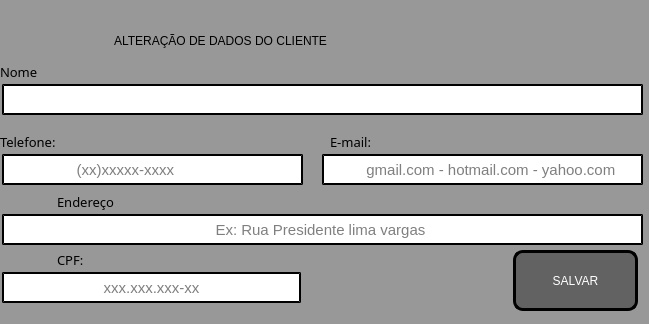
<?xml version="1.0" encoding="UTF-8"?>
<ui version="4.0">
 <class>MainWindow</class>
 <widget class="QMainWindow" name="MainWindow">
  <property name="geometry">
   <rect>
    <x>0</x>
    <y>0</y>
    <width>649</width>
    <height>324</height>
   </rect>
  </property>
  <property name="windowTitle">
   <string>MainWindow</string>
  </property>
  <property name="styleSheet">
   <string notr="true">background-color: rgb(152, 152, 152);</string>
  </property>
  <widget class="QWidget" name="centralwidget">
   <widget class="QLabel" name="label">
    <property name="geometry">
     <rect>
      <x>114</x>
      <y>10</y>
      <width>400</width>
      <height>61</height>
     </rect>
    </property>
    <property name="styleSheet">
     <string notr="true">font: 87 15pt &quot;Arial Black&quot;;
color: rgb(0, 0, 0);
background-color: rgb(152, 152, 152);

</string>
    </property>
    <property name="text">
     <string>ALTERAÇÃO DE DADOS DO CLIENTE</string>
    </property>
   </widget>
   <widget class="QLineEdit" name="lineEmail">
    <property name="geometry">
     <rect>
      <x>322</x>
      <y>154</y>
      <width>321</width>
      <height>31</height>
     </rect>
    </property>
    <property name="font">
     <font>
      <pointsize>11</pointsize>
      <weight>50</weight>
      <bold>false</bold>
     </font>
    </property>
    <property name="mouseTracking">
     <bool>false</bool>
    </property>
    <property name="tabletTracking">
     <bool>true</bool>
    </property>
    <property name="styleSheet">
     <string notr="true">background-color: rgb(255, 255, 255);
border-radius: 0px;
border-style: outset; 
border-width: 2px; </string>
    </property>
    <property name="alignment">
     <set>Qt::AlignCenter</set>
    </property>
    <property name="placeholderText">
     <string>    gmail.com - hotmail.com - yahoo.com</string>
    </property>
   </widget>
   <widget class="QLineEdit" name="lineTelefone">
    <property name="geometry">
     <rect>
      <x>2</x>
      <y>154</y>
      <width>301</width>
      <height>31</height>
     </rect>
    </property>
    <property name="font">
     <font>
      <pointsize>11</pointsize>
      <weight>50</weight>
      <italic>false</italic>
      <bold>false</bold>
     </font>
    </property>
    <property name="mouseTracking">
     <bool>false</bool>
    </property>
    <property name="tabletTracking">
     <bool>true</bool>
    </property>
    <property name="toolTip">
     <string>&lt;html&gt;&lt;head/&gt;&lt;body&gt;&lt;p&gt;&lt;br/&gt;&lt;/p&gt;&lt;/body&gt;&lt;/html&gt;</string>
    </property>
    <property name="styleSheet">
     <string notr="true">background-color: rgb(255, 255, 255);
border-radius: 0px;
border-style: outset; 
border-width: 2px; </string>
    </property>
    <property name="text">
     <string/>
    </property>
    <property name="alignment">
     <set>Qt::AlignLeading|Qt::AlignLeft|Qt::AlignVCenter</set>
    </property>
    <property name="placeholderText">
     <string>                 (xx)xxxxx-xxxx</string>
    </property>
   </widget>
   <widget class="QLineEdit" name="lineNome">
    <property name="geometry">
     <rect>
      <x>2</x>
      <y>84</y>
      <width>641</width>
      <height>31</height>
     </rect>
    </property>
    <property name="font">
     <font>
      <pointsize>11</pointsize>
      <weight>50</weight>
      <bold>false</bold>
     </font>
    </property>
    <property name="mouseTracking">
     <bool>false</bool>
    </property>
    <property name="tabletTracking">
     <bool>true</bool>
    </property>
    <property name="styleSheet">
     <string notr="true">background-color: rgb(255, 255, 255);
border-radius: 0px;
border-style: outset; 
border-width: 2px; </string>
    </property>
    <property name="alignment">
     <set>Qt::AlignCenter</set>
    </property>
   </widget>
   <widget class="QLineEdit" name="linecpf">
    <property name="geometry">
     <rect>
      <x>2</x>
      <y>272</y>
      <width>299</width>
      <height>31</height>
     </rect>
    </property>
    <property name="font">
     <font>
      <pointsize>11</pointsize>
     </font>
    </property>
    <property name="styleSheet">
     <string notr="true">background-color: rgb(255, 255, 255);
border-radius: 0px;
border-style: outset; 
border-width: 2px; </string>
    </property>
    <property name="echoMode">
     <enum>QLineEdit::Normal</enum>
    </property>
    <property name="cursorPosition">
     <number>0</number>
    </property>
    <property name="alignment">
     <set>Qt::AlignCenter</set>
    </property>
    <property name="placeholderText">
     <string>xxx.xxx.xxx-xx</string>
    </property>
   </widget>
   <widget class="QLabel" name="tx_nome">
    <property name="geometry">
     <rect>
      <x>0</x>
      <y>64</y>
      <width>51</width>
      <height>16</height>
     </rect>
    </property>
    <property name="font">
     <font>
      <family>Arial Black</family>
      <pointsize>10</pointsize>
      <weight>10</weight>
      <italic>false</italic>
      <bold>false</bold>
     </font>
    </property>
    <property name="mouseTracking">
     <bool>false</bool>
    </property>
    <property name="styleSheet">
     <string notr="true">font: 87 10pt &quot;Arial Black&quot;;
color: rgb(0, 0, 0);
background-color: rgb(152, 152, 152);

</string>
    </property>
    <property name="text">
     <string>Nome</string>
    </property>
   </widget>
   <widget class="QLabel" name="lb_telefone_3">
    <property name="geometry">
     <rect>
      <x>57</x>
      <y>194</y>
      <width>111</width>
      <height>16</height>
     </rect>
    </property>
    <property name="font">
     <font>
      <family>Arial Black</family>
      <pointsize>10</pointsize>
      <weight>10</weight>
      <italic>false</italic>
      <bold>false</bold>
     </font>
    </property>
    <property name="mouseTracking">
     <bool>false</bool>
    </property>
    <property name="styleSheet">
     <string notr="true">font: 87 10pt &quot;Arial Black&quot;;
color: rgb(0, 0, 0);
background-color: rgb(152, 152, 152);
</string>
    </property>
    <property name="text">
     <string>Endereço</string>
    </property>
   </widget>
   <widget class="QLabel" name="lb_telefone_2">
    <property name="enabled">
     <bool>true</bool>
    </property>
    <property name="geometry">
     <rect>
      <x>330</x>
      <y>134</y>
      <width>61</width>
      <height>16</height>
     </rect>
    </property>
    <property name="font">
     <font>
      <family>Arial Black</family>
      <pointsize>10</pointsize>
      <weight>10</weight>
      <italic>false</italic>
      <bold>false</bold>
     </font>
    </property>
    <property name="mouseTracking">
     <bool>false</bool>
    </property>
    <property name="styleSheet">
     <string notr="true">font: 87 10pt &quot;Arial Black&quot;;
color: rgb(0, 0, 0);

background-color: rgb(152, 152, 152);</string>
    </property>
    <property name="text">
     <string>E-mail:</string>
    </property>
   </widget>
   <widget class="QLineEdit" name="lineEndereco">
    <property name="geometry">
     <rect>
      <x>2</x>
      <y>214</y>
      <width>641</width>
      <height>31</height>
     </rect>
    </property>
    <property name="font">
     <font>
      <pointsize>11</pointsize>
      <weight>50</weight>
      <italic>false</italic>
      <bold>false</bold>
      <underline>false</underline>
      <strikeout>false</strikeout>
      <kerning>false</kerning>
     </font>
    </property>
    <property name="styleSheet">
     <string notr="true">background-color: rgb(255, 255, 255);
border-radius: 0px;
border-style: outset; 
border-width: 2px; </string>
    </property>
    <property name="alignment">
     <set>Qt::AlignCenter</set>
    </property>
    <property name="placeholderText">
     <string>Ex: Rua Presidente lima vargas </string>
    </property>
   </widget>
   <widget class="QLabel" name="lb_telefone">
    <property name="geometry">
     <rect>
      <x>0</x>
      <y>134</y>
      <width>61</width>
      <height>16</height>
     </rect>
    </property>
    <property name="font">
     <font>
      <family>Arial Black</family>
      <pointsize>10</pointsize>
      <weight>10</weight>
      <italic>false</italic>
      <bold>false</bold>
     </font>
    </property>
    <property name="mouseTracking">
     <bool>false</bool>
    </property>
    <property name="styleSheet">
     <string notr="true">font: 87 10pt &quot;Arial Black&quot;;
color: rgb(0, 0, 0);
background-color: rgb(152, 152, 152);

</string>
    </property>
    <property name="text">
     <string>Telefone:</string>
    </property>
   </widget>
   <widget class="QLabel" name="lb_telefone_5">
    <property name="geometry">
     <rect>
      <x>57</x>
      <y>252</y>
      <width>111</width>
      <height>16</height>
     </rect>
    </property>
    <property name="font">
     <font>
      <family>Arial Black</family>
      <pointsize>10</pointsize>
      <weight>10</weight>
      <italic>false</italic>
      <bold>false</bold>
     </font>
    </property>
    <property name="mouseTracking">
     <bool>false</bool>
    </property>
    <property name="styleSheet">
     <string notr="true">font: 87 10pt &quot;Arial Black&quot;;
color: rgb(0, 0, 0);
background-color: rgb(152, 152, 152);
</string>
    </property>
    <property name="text">
     <string>CPF:</string>
    </property>
   </widget>
   <widget class="QPushButton" name="bt_salvar">
    <property name="geometry">
     <rect>
      <x>513</x>
      <y>250</y>
      <width>125</width>
      <height>61</height>
     </rect>
    </property>
    <property name="cursor">
     <cursorShape>PointingHandCursor</cursorShape>
    </property>
    <property name="styleSheet">
     <string notr="true">QPushButton{
background-color: rgb(98, 98, 98);

color: rgb(255, 255, 255);
font: 87 11pt &quot;Arial Black&quot;;
border-width: 3px; 
border-radius: 10px;
border-style: outset; 
border-color: rgb(0, 0, 0);
}

QPushButton:pressed{
background-color: rgb(106, 106, 106);
color: rgb(255, 255, 255);
font: 87 10pt &quot;Arial Black&quot;;
border-width: 3px; 
border-radius: 10px;
border-style: outset; 
border-color: rgb(255, 255, 255);



}
 </string>
    </property>
    <property name="text">
     <string>SALVAR</string>
    </property>
    <property name="icon">
     <iconset>
      <normaloff>imagens Projeto/salve-.png</normaloff>imagens Projeto/salve-.png</iconset>
    </property>
    <property name="iconSize">
     <size>
      <width>45</width>
      <height>45</height>
     </size>
    </property>
   </widget>
  </widget>
 </widget>
 <resources/>
 <connections/>
</ui>
